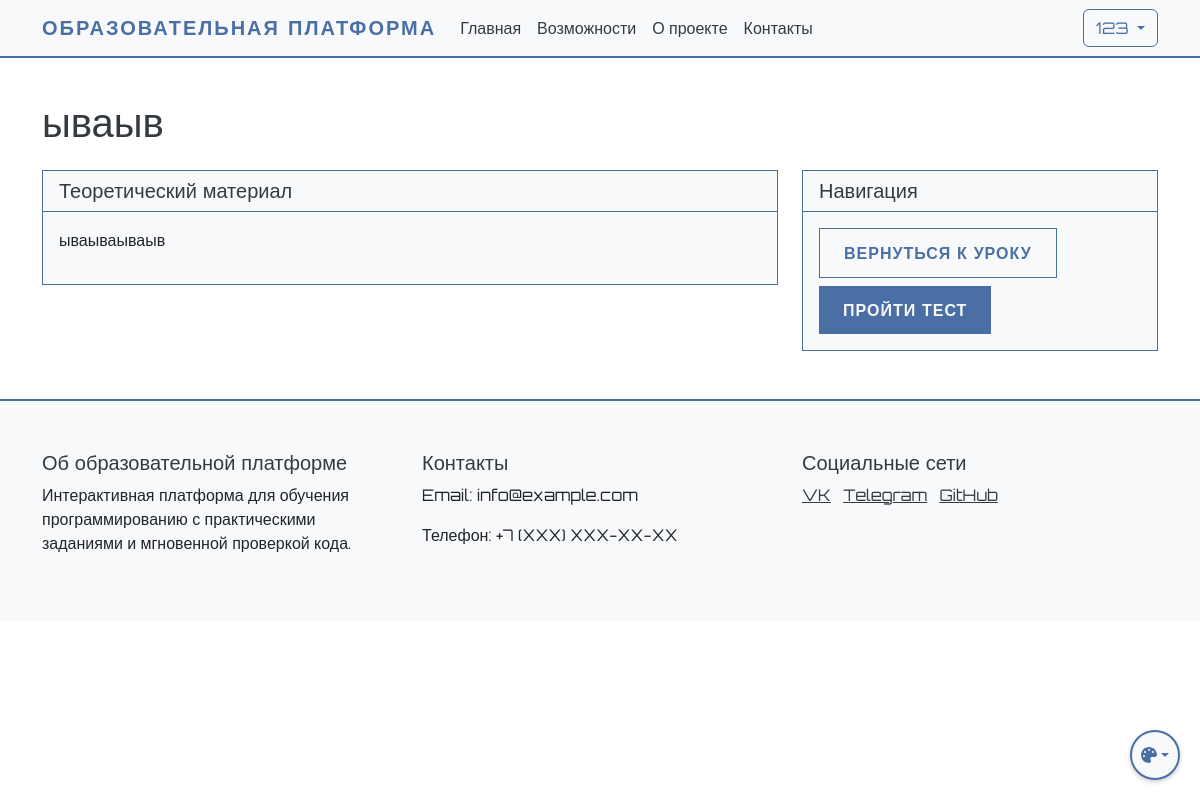
Before: /student/lesson/1/theory (signed in) with the older database file.
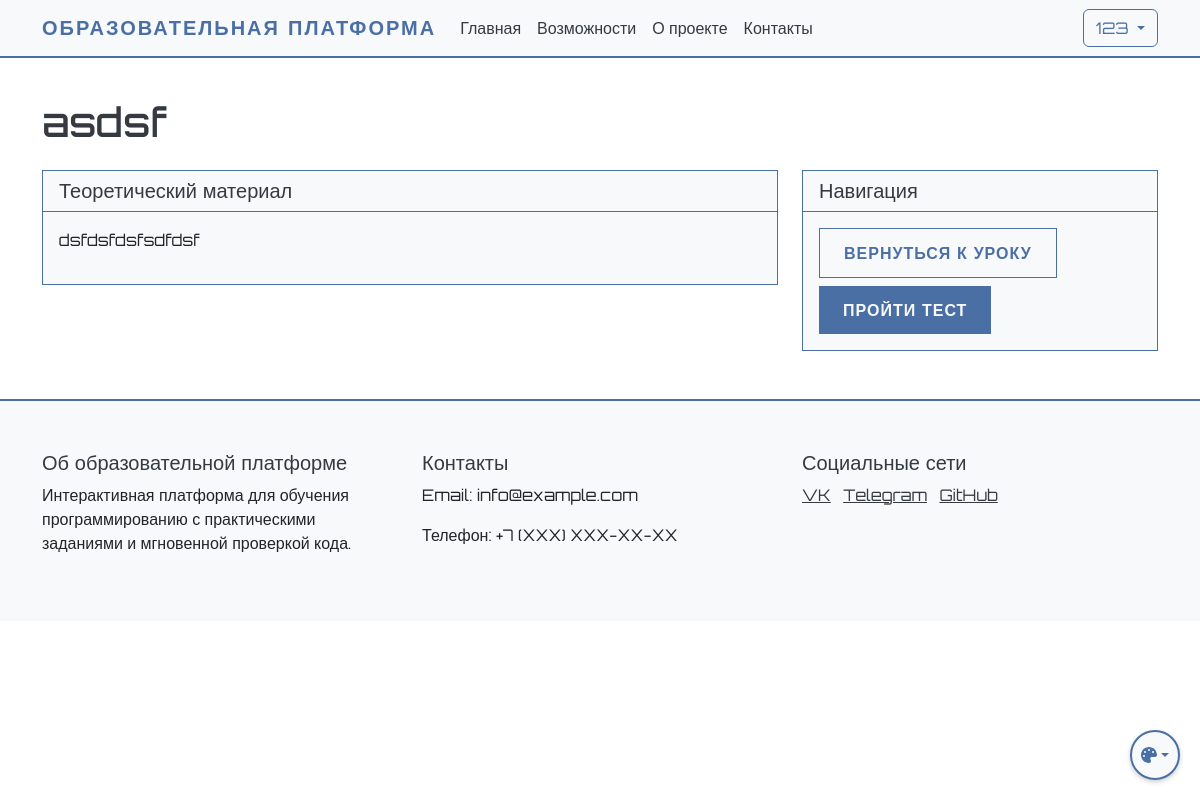
After: the same page with the newer database file.
### app.py (models this page shows)
class Lesson(db.Model):
    id = db.Column(db.Integer, primary_key=True)
    order_number = db.Column(db.Integer, unique=True, nullable=False)
    title = db.Column(db.String(200), nullable=False)
    description = db.Column(db.Text)
    is_active = db.Column(db.Boolean, default=True)
    created_at = db.Column(db.DateTime, default=db.func.now())
    theory_content = db.Column(db.Text)
    theory_test = db.relationship('TheoryTest', backref='lesson', uselist=False)
    practice_tasks = db.relationship('PracticeTask', backref='lesson', lazy=True)
    required_lesson_id = db.Column(db.Integer, db.ForeignKey('lesson.id'), nullable=True)
    required_lesson = db.relationship('Lesson', remote_side=[id], backref='next_lessons')

### app.py (the view, shortened to what this page needs)
@app.route('/student/lesson/<int:lesson_id>/theory')
@login_required
def view_lesson_theory(lesson_id):
    lesson = Lesson.query.get_or_404(lesson_id)
    if not lesson.is_active:
        flash('Этот урок не доступен')
        return redirect(url_for('student_dashboard'))
    progress = UserProgress.query.filter_by(
        user_id=current_user.id,
        lesson_id=lesson_id
    ).first()
    return render_template('student/theory.html', lesson=lesson, progress=progress)

### app.py (called while the page is built)
@login_manager.user_loader
def load_user(user_id):
    return User.query.get(int(user_id))

### templates/student/theory.html (shortened to what this page needs)
{% extends "base.html" %}
{% block content %}
<div class="container mt-4">
    <h1 class="mb-4">{{ lesson.title }}</h1>
    <div class="row">
        <div class="col-md-8">
            <div class="card">
                <div class="card-header">
                    <h5 class="mb-0">Теоретический материал</h5>
                </div>
                <div class="card-body">
                    <div class="theory-content">
                        {{ lesson.theory_content | safe }}
                    </div>
                </div>
            </div>
        </div>
        <div class="col-md-4">
            <div class="card">
                <div class="card-header">
                    <h5 class="mb-0">Навигация</h5>
                </div>
                <div class="card-body">
                    <a href="{{ url_for('view_student_lesson', lesson_id=lesson.id) }}" class="btn btn-secondary mb-2">
                        Вернуться к уроку
                    </a>
                    {% if lesson.theory_test %}
                        <a href="{{ url_for('take_test', lesson_id=lesson.id) }}" class="btn btn-primary">
                            Пройти тест
                        </a>
                    {% endif %}
                </div>
            </div>
        </div>
    </div>
</div>
{% endblock %}

Changed rows visible on the page:
changed Lesson: title "ываыв" → "asdsf"; theory_content "ываываываыв" → "dsfdsfdsfsdfdsf"
